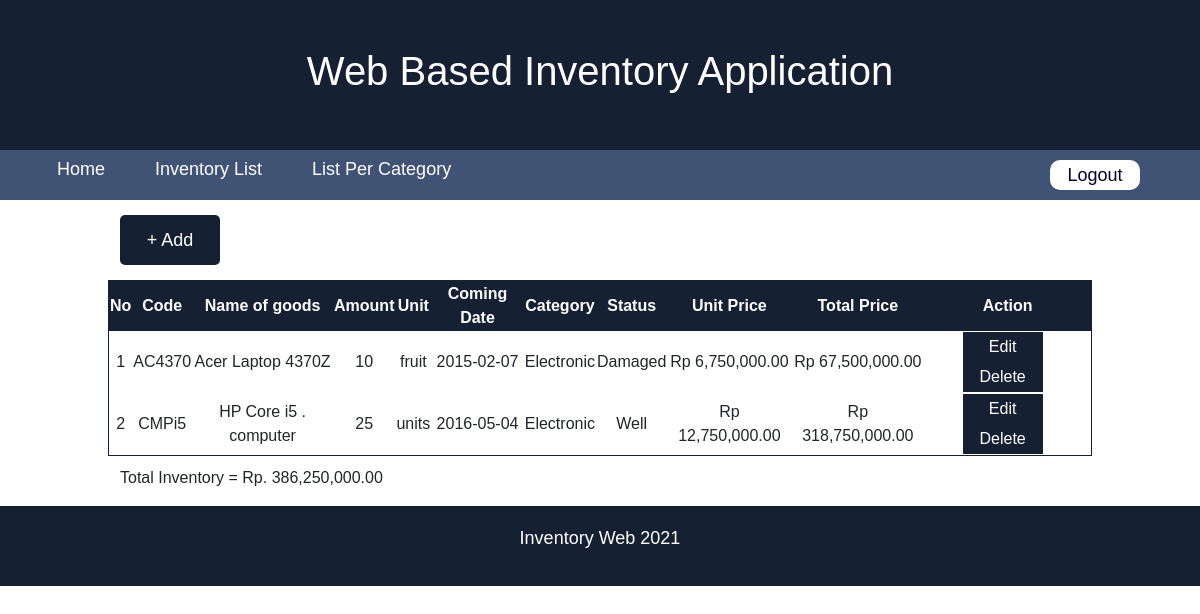
/list-inventory.php?tag=electronic (signed in), run on the app's committed database.
### tables this page shows
CREATE TABLE `inventory` (
  `item_id` varchar(10) NOT NULL,
  `item_name` varchar(30) NOT NULL,
  `amount` int(11) NOT NULL,
  `unit` varchar(15) NOT NULL,
  `arrival_date` date NOT NULL,
  `category` varchar(20) NOT NULL,
  `item_status` varchar(20) NOT NULL,
  `price` int(20) NOT NULL
);

### list-inventory.php (the view, shortened to what this page needs)
<!DOCTYPE html>
<html lang="en">
<head>
    <link href="https://cdn.jsdelivr.net/npm/bootstrap@5.1.3/dist/css/bootstrap.min.css" rel="stylesheet">
    <link rel="stylesheet" href="css-inventory.css">
    <link rel="stylesheet" href="nav.css">
</head>
<body>
    <div class="header">
        <h1>Web Based Inventory Application</h1>
    </div>
    <div class="nav-container">
        <ul class="nav-item">
            <li><a href="home.php">Home</a></li>
            <li><a href="list-inventory.php">Inventory List</a></li>
            <li>
                <div class="dropdown">
                    <a href="">List Per Category</a>
                </div>
            </li>
        </ul>
        <?php
      if(empty($_SESSION['username'])){
        echo "<a href='login.php'><button class='sign-in'>Sign In</button></a>";
      }else{
        echo "<a href='logout.php'><button class='sign-in'>Logout</button></a>";
      }
    ?>
    </div>
    <div class="content-container">
        <div class="row">
            <div class="col-2">
                <a href="add-form.php"><button class="btn-add">+ Add</button></a>
            </div>
        </div>
        <div class="row">
            <table>
                <tr>
                    <th>No</th>
                    <th>Code</th>
                    <th>Name of goods</th>
                    <th>Amount</th>
                    <th>Unit</th>
                    <th>Coming Date</th>
                    <th>Category</th>
                    <th>Status</th>
                    <th>Unit Price</th>
                    <th>Total Price</th>
                    <th>Action</th>
                </tr>
        <?php
            include 'db/connect.php';
            $totalPrice=0;
            $no=0;
            if(isset($_GET['tag'])){
                $tag = $_GET['tag'];
                $sql = "SELECT * FROM inventory WHERE category='$tag'";
            }else{
                $sql = "SELECT * FROM inventory";
            }
            $query = $connection->query($sql);
            while($data = $query->fetch_object()){
                $itemId = $data->item_id;
                $itemName = $data->item_name;
                $amount = $data->amount;
                $unit = $data->unit;
                $coming = $data->arrival_date;
                $category = $data->category;
                $itemStatus = $data->item_status;
                $price = $data->price;
                $total=$price*$amount;
                $totalPrice+=$total;
                $formattedPrice = number_format($price, 2);
                $formattedTotal = number_format($total, 2);
        ?>
                <tr>
                    <td><?php echo ++$no ?></td>
                    <td><?php echo $itemId ?></td>
                    <td><?php echo $itemName ?></td>
                    <td><?php echo $amount ?></td>
                    <td><?php echo $unit ?></td>
                    <td><?php echo $coming ?></td>
                    <td><?php echo $category ?></td>
                    <td><?php echo $itemStatus ?></td>
                    <td><?php echo "Rp $formattedPrice" ?></td>
                    <td><?php echo "Rp $formattedTotal" ?></td>
                    <td>
                        <a href="edit-form.php?id=<?php echo $itemId ?>"><button class="btn-form">Edit</button></a>
                        <a href="delete-confirm.php?id=<?php echo $itemId ?>"><button class="btn-form">Delete</button></a>
                    </td>
                </tr>
            <?php
            }
            $formattedTotalPrice = number_format($totalPrice, 2);
            ?>
            </table>
        </div>
        <div class="row">
            <p>Total Inventory = Rp. <?php echo $formattedTotalPrice ?></p>
        </div>
    </div>
    <div class="footer">
        <p>Inventory Web 2021</p>
    </div>
</body>
</html>

### css-inventory.css (style rules this page uses)
body { font-family: sans-serif; }
.btn-add { width: 100px; height: 50px; background: #162033; color: white; border-radius: 5px; border: none; text-align: center; text-decoration: none; display: inline-block; cursor: pointer; font-size: 18px; margin: 15px 0 15px; }
.content-container { width: 80%; margin: 0 auto; }
.content-container table th { color: white; background: #162033; }
.content-container table { margin-bottom: 10px; border: 1px solid #162033; text-align: center; }
.btn-form { width: 80px; height: 30px; margin-right: 10px; color: white; background: #162033; border: none; }

### nav.css (style rules this page uses)
body { font-family: sans-serif; }
.header { display: flex; align-items: center; justify-content:center; width: 100%; height: 150px; background-color: #162033; color: white; text-align: center; font-size: 40px; font-weight: 600; }
.footer { display: flex; align-items: center; justify-content:center; width: 100%; height: 80px; background-color: #162033; color: white; text-align: center; font-size: 18px; }
.nav-container { background: #405375; width: 100%; margin: 0px; display: flex; align-items: center; justify-content: space-between; height: 50px; font-size: 18px; }
.nav-container ul { display: flex; }
.nav-item { padding-top: 5px; left: 0px; }
.nav-item li { list-style: none; margin-top: auto; }
.nav-item li a { color: white; text-decoration: none; padding: 10px 25px; }
.nav-item .dropdown { overflow: inherit; }
.sign-in { width: 90px; height: 30px; background: white; color: rgb(3, 0, 43); border-radius: 10px; border: none; text-align: center; text-decoration: none; display: inline-block; cursor: pointer; margin-right: 60px; font-size: 18px; }

### data on the page
inventory: item_id "AC4370", item_name "Acer Laptop 4370Z", amount "10", unit "fruit", arrival_date "2015-02-07", category "Electronic", item_status "Damaged", price "6,750,000.00", formattedTotal "67,500,000.00"
inventory: item_id "CMPi5", item_name "HP Core i5 . computer", amount "25", unit "units", arrival_date "2016-05-04", category "Electronic", item_status "Well", price "12,750,000.00", formattedTotal "318,750,000.00"

### other printed values
$formattedTotalPrice "386,250,000.00"
